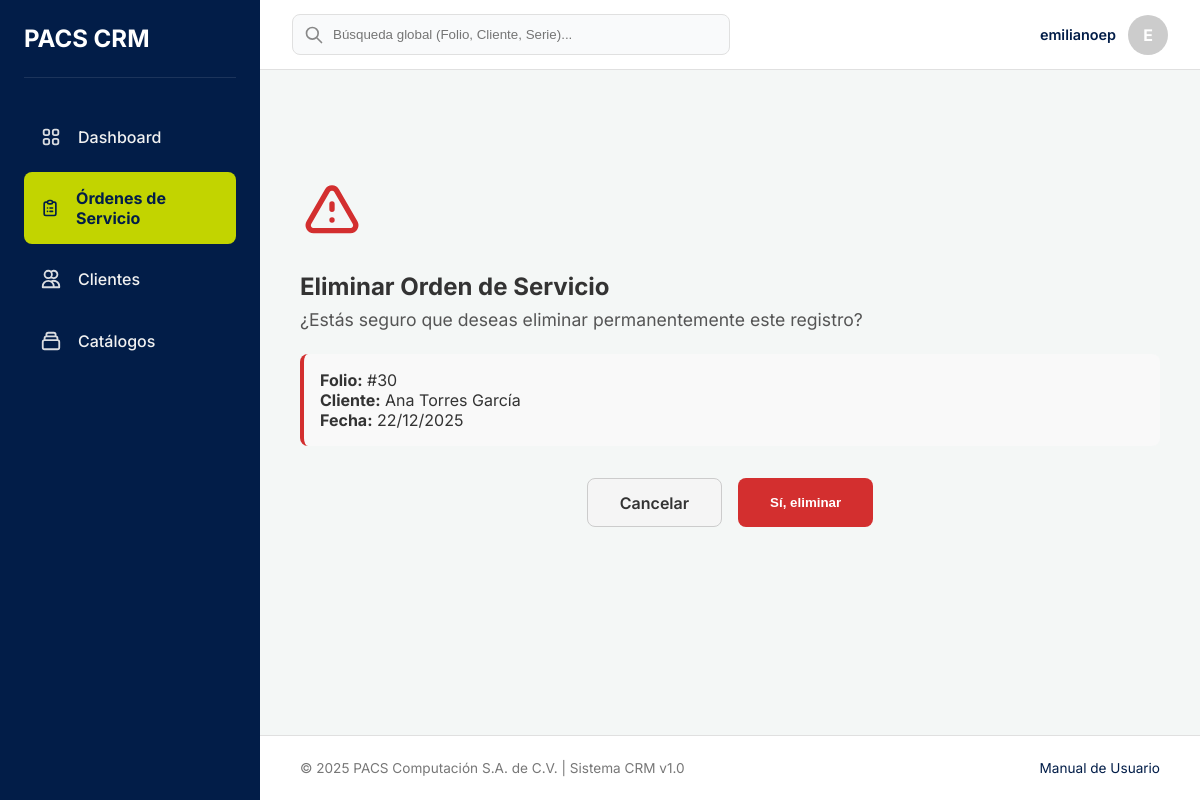
Page /ordenes/eliminar/30/ (signed in) on the committed database.
### gestion_ordenes/models.py (models this page shows, shortened)
class OrdenServicio(models.Model):
    ESTADO_NUEVA = 'Nueva'
    ESTADO_DIAGNOSTICO = 'En diagnóstico'
    ESTADO_ESPERANDO_AUTORIZACION = 'Esperando autorización'
    ESTADO_ESPERANDO_REFACCION = 'Esperando refacción'
    ESTADO_EN_REPARACION = 'En reparación'
    ESTADO_FINALIZADA_TECNICO = 'Finalizada por Técnico'
    ESTADO_ENTREGADA = 'Entregada'
    ESTADO_CANCELADA = 'Cancelada'
    ESTADO_OPCIONES = [
        (ESTADO_NUEVA, 'Nueva'),
        (ESTADO_DIAGNOSTICO, 'En diagnóstico'),
        (ESTADO_ESPERANDO_AUTORIZACION, 'Esperando autorización'),
        (ESTADO_ESPERANDO_REFACCION, 'Esperando refacción'),
        (ESTADO_EN_REPARACION, 'En reparación'),
        (ESTADO_FINALIZADA_TECNICO, 'Finalizada por Técnico'),
        (ESTADO_ENTREGADA, 'Entregada'),
        (ESTADO_CANCELADA, 'Cancelada'),
    ]
    PRIORIDAD_BAJA = 'Baja'
    PRIORIDAD_NORMAL = 'Normal'
    PRIORIDAD_ALTA = 'Alta'
    PRIORIDAD_OPCIONES = [
        (PRIORIDAD_BAJA, 'Baja'),
        (PRIORIDAD_NORMAL, 'Normal'),
        (PRIORIDAD_ALTA, 'Alta'),
    ]
    cliente = models.ForeignKey(Cliente, on_delete=models.PROTECT, related_name="ordenes")
    equipo = models.ForeignKey(Equipo, on_delete=models.PROTECT, related_name="ordenes")
    asistente_receptor = models.ForeignKey(
        settings.AUTH_USER_MODEL,
        on_delete=models.SET_NULL,
        null=True,
        related_name="ordenes_recibidas",
        verbose_name="Asistente que recibió"
    )
    tecnico_asignado = models.ForeignKey(
        settings.AUTH_USER_MODEL,
        on_delete=models.SET_NULL,
        null=True,
        blank=True, # Puede no asignarse de inmediato
        related_name="ordenes_asignadas",
        verbose_name="Técnico asignado"
    )
    servicios = models.ManyToManyField(
        TipoServicio,
        blank=True, # Puede que no se aplique un servicio del catálogo
        related_name="ordenes",
        verbose_name="Servicios aplicados"
    )
    descripcion_falla = models.TextField(verbose_name="Descripción de la falla")
    contrasena_equipo = models.CharField(max_length=255, blank=True, null=True, verbose_name="Contraseña del equipo (Encriptada)") # Recordar encriptar/desencriptar en las vistas <-------------------
    estado = models.CharField(max_length=50, choices=ESTADO_OPCIONES, default=ESTADO_NUEVA)
    prioridad = models.CharField(max_length=20, choices=PRIORIDAD_OPCIONES, default=PRIORIDAD_NORMAL)
    fecha_creacion = models.DateTimeField(auto_now_add=True, verbose_name="Fecha de creación")
    fecha_cierre = models.DateTimeField(blank=True, null=True, verbose_name="Fecha de cierre")
    class Meta:
        verbose_name = "Orden de Servicio"
        verbose_name_plural = "Órdenes de Servicio"
        ordering = ['-fecha_creacion'] # Mostrar las más recientes primero por defecto

### gestion_clientes/models.py (models this page shows, shortened)
class Cliente(models.Model):
    nombre_completo = models.CharField(max_length=255, verbose_name="Nombre completo")
    telefono = models.CharField(max_length=20, unique=True)
    email = models.EmailField(max_length=254, unique=True, blank=True, null=True)
    rfc = models.CharField(max_length=13, blank=True, null=True, verbose_name="RFC")
    calle = models.CharField(max_length=255, blank=True, null=True)
    numero_exterior = models.CharField(max_length=20, blank=True, null=True, verbose_name="Número Exterior") # Ajustado max_length
    numero_interior = models.CharField(max_length=20, blank=True, null=True, verbose_name="Número Interior") # Ajustado max_length
    colonia = models.CharField(max_length=100, blank=True, null=True)
    codigo_postal = models.CharField(max_length=10, blank=True, null=True, verbose_name="Código Postal") # Ajustado max_length
    ciudad = models.CharField(max_length=100, blank=True, null=True)
    estado = models.CharField(max_length=100, blank=True, null=True)
    fecha_registro = models.DateTimeField(auto_now_add=True, verbose_name="Fecha de registro")
    class Meta:
        verbose_name = "Cliente"
        verbose_name_plural = "Clientes"
        ordering = ['nombre_completo']

### gestion_ordenes/views.py (the view)
# urls.py: path('eliminar/<int:orden_id>/', views.eliminar_orden, name='eliminar_orden'),
@login_required
@permission_required('gestion_ordenes.delete_ordenservicio', raise_exception=True)
def eliminar_orden(request, orden_id):
    orden = get_object_or_404(OrdenServicio, pk=orden_id)
    if request.method == 'POST':
        folio = orden.id
        orden.delete()
        messages.success(request, f'Orden #{folio} eliminada correctamente.')
        return redirect('lista_ordenes')
    return render(request, 'gestion_ordenes/orden_confirm_delete.html', {'orden': orden})

### gestion_ordenes/templates/gestion_ordenes/orden_confirm_delete.html (shortened to what this page needs)
{% extends 'base.html' %}
{% block content %}
<div class="confirm-card">
    <svg class="warning-icon" fill="none" stroke="currentColor" viewBox="0 0 24 24"><path stroke-linecap="round" stroke-linejoin="round" stroke-width="2" d="M12 9v2m0 4h.01m-6.938 4h13.856c1.54 0 2.502-1.667 1.732-3L13.732 4c-.77-1.333-2.694-1.333-3.464 0L3.34 16c-.77 1.333.192 3 1.732 3z"></path></svg>
    <h2 style="margin-bottom: 0.5rem; color: #333;">Eliminar Orden de Servicio</h2>
    <p style="font-size: 1.1rem; color: #555;">
        ¿Estás seguro que deseas eliminar permanentemente este registro?
    </p>
    <div class="order-summary">
        <strong>Folio:</strong> #{{ orden.id }} <br>
        <strong>Cliente:</strong> {{ orden.cliente.nombre_completo }} <br>
        <strong>Fecha:</strong> {{ orden.fecha_creacion|date:"d/m/Y" }}
    </div>
    <form method="post">
        <div style="display: flex; justify-content: center; gap: 1rem; margin-top: 2rem;">
            <a href="{% url 'lista_ordenes' %}" class="btn-secondary">Cancelar</a>
            <button type="submit" class="btn-danger">Sí, eliminar</button>
        </div>
    </form>
</div>
{% endblock %}

### templates/base.html (shortened to what this page needs)
{% load static %}
<!DOCTYPE html>
<html lang="es">
<head>
</head>
<body>
    <aside class="sidebar" id="sidebar">
        <div class="sidebar-header">
            <h2 style="color: white;">PACS CRM</h2>
        </div>
        <nav class="sidebar-nav">
            <ul>
                <li>
                    <a href="{% url 'dashboard_home' %}" class="{% if 'dashboards' in request.path %}active{% endif %}">
                        <span>Dashboard</span>
                    </a>
                </li>
                <li>
                    <a href="{% url 'lista_ordenes' %}" class="{% if 'ordenes' in request.path %}active{% endif %}">
                        <span>Órdenes de Servicio</span>
                    </a>
                </li>
                <li>
                    <a href="{% url 'lista_clientes' %}" class="{% if 'clientes' in request.path %}active{% endif %}">
                        <svg class="nav-icon" fill="none" stroke="currentColor" viewBox="0 0 24 24"><path stroke-linecap="round" stroke-linejoin="round" stroke-width="2" d="M12 4.354a4 4 0 110 5.292M15 21H3v-1a6 6 0 0112 0v1zm0 0h6v-1a6 6 0 00-9-5.197M13 7a4 4 0 11-8 0 4 4 0 018 0z"></path></svg>
                        <span>Clientes</span>
                    </a>
                </li>
                <li>
                    <a href="{% url 'lista_catalogos' %}" class="{% if 'catalogos' in request.path %}active{% endif %}">
                        <span>Catálogos</span>
                    </a>
                </li>
            </ul>
        </nav>
    </aside>
    <header class="navbar">
        <div class="navbar-search">
            <svg class="search-icon" fill="none" stroke="currentColor" viewBox="0 0 24 24"><path stroke-linecap="round" stroke-linejoin="round" stroke-width="2" d="M21 21l-6-6m2-5a7 7 0 11-14 0 7 7 0 0114 0z"></path></svg>
            <input type="text" placeholder="Búsqueda global (Folio, Cliente, Serie)...">
        </div>
        <div class="navbar-user-area">
            <div class="user-profile">
                <span class="user-name">{{ user.get_full_name|default:user.username }}</span>
                <div style="width:40px;height:40px;background:#ccc;border-radius:50%;display:flex;align-items:center;justify-content:center;color:white;font-weight:bold;">
                    {{ user.username|slice:":1"|upper }}
                </div>
            </div>
        </div>
    </header>
    <main class="main-content">
        {% block content %}{% endblock %}
    </main>
    <footer class="footer">
        <div>© 2025 PACS Computación S.A. de C.V. | Sistema CRM v1.0</div>
        <div><a href="#" style="color:var(--color-primario);text-decoration:none;">Manual de Usuario</a></div>
    </footer>
</body>
</html>

### rows in the picture
OrdenServicio: id "30", cliente.nombre_completo "Ana Torres García", fecha_creacion "22/12/2025"

### other values in the picture
{{ user.get_full_name|default:user.username }} "emilianoep"
{{ user.username|slice:":1"|upper }} "E"
